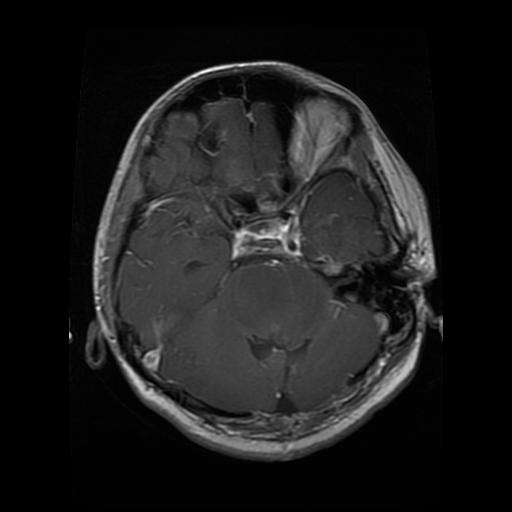
#> input picture data/raw/test/glioma/Te-gl_0010.jpg, 512 x 512 px; its folder holds only this picture in this run
$ python -i build_features.py   (imports and definitions only)   (older library calls are emulated)
#> lines starting #> are read from the running program, lines starting #| are printed output that depends on the picture; after the words box and inside, x2 and y2 are one past the last pixel; in counts of white or black regions, pixels touching at a corner belong together
#> further down, picture is the input picture: shape (512, 512); min 0, max 255, mean 27.9
import os
import numpy as np
import pandas as pd
from tqdm import tqdm
from scipy import ndimage
from scipy.stats import entropy
from skimage.filters import threshold_otsu, gaussian
from skimage.morphology import disk, binary_closing, binary_opening
from skimage.measure import label, regionprops
from skimage.feature import graycomatrix, graycoprops
from skimage.segmentation import watershed, clear_border
from skimage.exposure import equalize_hist
from typing import Dict, Any

# List of features extracted
COLS = ['area', 'perimeter', 'eccentricity', 'solidity', 'contrast', 'homogeneity', 'energy', 'correlation']


def segment_and_extract_features(
    img: np.ndarray,
    is_tumor_image: bool = True,
    min_area_threshold: int = 10
) -> Dict[str, float]:
    """Segments the image and extracts shape and texture features.

    This function attempts to segment the main region (presumably a tumor if is_tumor_image is True)
    using various methods and then calculates geometric and GLCM (Gray-Level Co-occurrence Matrix)
    texture features. If segmentation fails or it's not a tumor image, default or global features
    are returned.

    Args:
        img (np.ndarray): The input grayscale image (typically 2D).
        is_tumor_image (bool): Flag indicating if the image is expected to contain a tumor.
                                Affects whether segmentation is attempted.
        min_area_threshold (int): The minimum area for a segmented region to be considered valid.

    Returns:
        Dict[str, float]: A dictionary containing the extracted feature names and their values.
    """
#> called with is_tumor_image = True, min_area_threshold = 10
    features: Dict[str, float] = {
        "area": 0.0, "perimeter": 0.0,
        "eccentricity": 0.0, "solidity": 0.0, "contrast": 0.0, "homogeneity": 0.0,
        "energy": 0.0, "correlation": 0.0
    }

    # If it's known not to be a tumor image, return default zero features
    if not is_tumor_image:
        return features

    # Ensure image is float for processing, handle potential type issues
    if img.dtype != np.uint8:
        img = img.astype(np.float32) # Convert to float for calculations
        # Normalize if not already in [0, 1] range approximately
        if img.max() > 1.5:
             img = img / 255.0
    else:
        img = img.astype(np.float32) / 255.0

    # Apply histogram equalization for better contrast
    img_eq = equalize_hist(img)
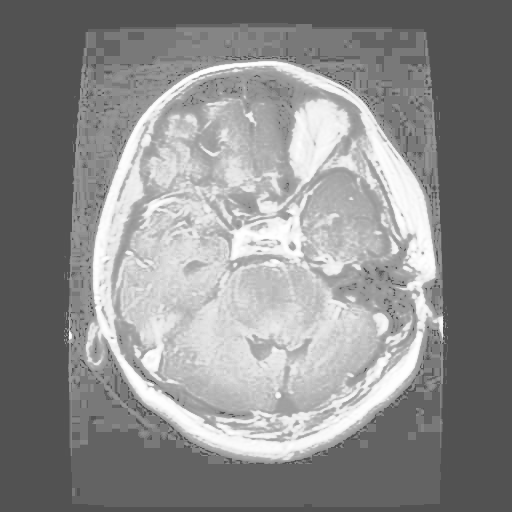
#> img_eq: shape (512, 512) float32; min 0.322, max 1, mean 0.552

    # Convert to uint8 for libraries expecting that range
    img_uint8 = (img_eq * 255).astype(np.uint8)

    # Apply Gaussian smoothing to reduce noise
    # Sigma can be adjusted; smaller values preserve more detail
    img_smooth = gaussian(img_uint8, sigma=0.8)
    img_smooth_uint8 = (img_smooth * 255).astype(np.uint8)

    main_region: Any = None # Using Any because regionprops return type is complex

    # Try multiple segmentation approaches to increase robustness
    segmentation_methods = [
        # Method 1: Enhanced Otsu with morphological operations
        # Good for images with bimodal histograms
        lambda im: binary_closing(binary_opening(
            im > threshold_otsu(im), disk(2)), disk(2)),

        # Method 2: Simple adaptive threshold based on mean intensity
        # Works if tumor is significantly brighter/darker than background mean
        lambda im: im > (np.mean(im) * 0.75),

        # Method 3: Watershed segmentation based on distance transform
        # Can separate touching objects but sensitive to noise/oversegmentation
        # lambda im: watershed(ndimage.distance_transform_edt(im > np.mean(im)),
        #                       mask=im > np.mean(im) * 0.5)
    ]

    for segment_method in segmentation_methods:
        try:
            binary = segment_method(img_smooth_uint8)
            binary = clear_border(binary)  # Remove regions touching the border
            labeled = label(binary)
            regions = regionprops(labeled, intensity_image=img_uint8)

            if regions:
                # Select the largest region as the primary candidate
                regions_filtered = [r for r in regions if r.area >= min_area_threshold]
                if regions_filtered:
                     main_region = max(regions_filtered, key=lambda r: r.area)
                     break # Found a suitable region, stop trying methods
        except Exception as e:
            # Log error if needed: print(f"Segmentation method failed: {e}")
            continue # Try next method
#> this loop made 1 pass
#> pass 1, in segment_and_extract_features, `binary = segment_method(img_smooth_uint8)`:
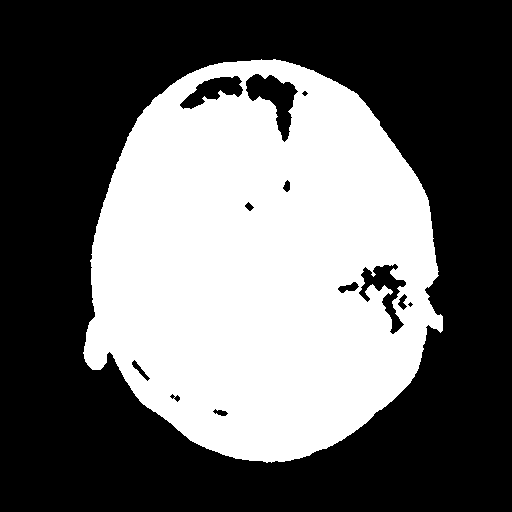
#> binary: shape (512, 512) bool; 40.2% white; 1 white region, box (x1, y1, x2, y2) and area: (83, 59, 443, 463) 105259

    # If segmentation succeeded and found a region above the threshold
    if main_region:

        # --- Geometric Features ---
        features["area"] = float(main_region.area)
        features["perimeter"] = float(main_region.perimeter)
        # Handle potential division by zero or invalid values if region is small/thin
        features["eccentricity"] = float(main_region.eccentricity) if main_region.major_axis_length > 0 else 0.0
        features["solidity"] = float(main_region.solidity) if main_region.convex_area > 0 else 0.0

        # --- Texture Features (GLCM) ---
        # Extract the Region of Interest (ROI) defined by the segmentation
        minr, minc, maxr, maxc = main_region.bbox
#> minr = 59; minc = 83; maxr = 463; maxc = 443
        roi = img_uint8[minr:maxr, minc:maxc] * main_region.image # Apply mask
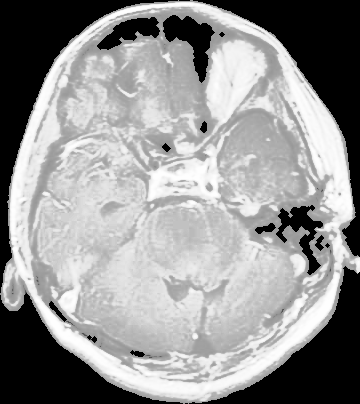
#> roi: shape (404, 360); min 0, max 255, mean 147.4

        # Ensure ROI is valid for GLCM (needs variance)
        if roi.size > 0 and np.ptp(roi) > 0: # ptp checks if range > 0
            distances = [1, 3]  # Pixel neighbor distances
            angles = [0, np.pi/4, np.pi/2, 3*np.pi/4]  # Directions

            # Calculate GLCM
            glcm = graycomatrix(roi, distances, angles, levels=256,
                                symmetric=True, normed=True)

            # Aggregate GLCM properties (mean over distances/angles)
            features["contrast"] = float(np.mean(graycoprops(glcm, "contrast")))
            features["homogeneity"] = float(np.mean(graycoprops(glcm, "homogeneity")))
            features["energy"] = float(np.mean(graycoprops(glcm, "ASM"))) # ASM is equivalent to energy in some contexts
            features["correlation"] = float(np.mean(graycoprops(glcm, "correlation")))
        else:
            # If ROI is uniform or empty, texture features might be zero or undefined
            # Keep defaults (0.0) or assign specific fallback values if needed
            pass

    # --- Fallback (if no valid region found) ---
    # Optionally calculate global features if segmentation fails
    # else:
        # features["contrast"] = float(np.std(img_uint8))
        # ... (calculate other global features if desired)

    # --- Final Check for NaN/inf ---
    for key, value in features.items():
        if np.isnan(value) or np.isinf(value):
            features[key] = 0.0 # Replace invalid numbers with 0.0
#> this loop made 8 passes
#> (key, value) on passes 1 to 8: ('area', 105259), ('perimeter', 2413.9), ('eccentricity', 0.464), ('solidity', 0.941), ('contrast', 767.4), ('homogeneity', 0.408), ('energy', 0.0693), ('correlation', 0.957)
#> after the loop, features = {'area': 105259, 'perimeter': 2413.9, 'eccentricity': 0.464, 'solidity': 0.941, 'contrast': 767.4, 'homogeneity': 0.408, 'energy': 0.0693, 'correlation': 0.957}

    return features

def process_images_to_features(
    images: np.ndarray,
    labels: np.ndarray,
    feature_args: Dict[str, Any] # Placeholder for future feature extraction args
) -> pd.DataFrame:
    """Processes a batch of images to extract features for each.

    Args:
        images (np.ndarray): Array of images (n_samples, height, width).
        labels (np.ndarray): Array of labels (n_samples,).
        feature_args (Dict[str, Any]): Dictionary of arguments for feature extraction.

    Returns:
        pd.DataFrame: DataFrame where rows are samples and columns are features + label.
    """
    all_features = []
    print(f"Extracting features from {len(images)} images...")
    for i in tqdm(range(len(images)), desc="Feature Extraction"):
        img = images[i]
        label_val = labels[i]
        # Determine if it's a tumor image based on label (assuming 0 is non-tumor)
        is_tumor = label_val != 0
        # Extract features for the current image
        img_features = segment_and_extract_features(img, is_tumor_image=is_tumor)
        img_features["label"] = label_val
        all_features.append(img_features)

    # Convert list of dictionaries to DataFrame
    df_features = pd.DataFrame(all_features)

    # Reorder columns to have label last (optional, for consistency)
    cols_order = COLS + ["label"]
    df_features = df_features[cols_order]

    return df_features

>>> import cv2
>>> picture = cv2.imread('../../../data/raw/test/glioma/Te-gl_0010.jpg', cv2.IMREAD_GRAYSCALE)
>>> result = segment_and_extract_features(picture)
#> result has the same summary as features in segment_and_extract_features

$ run again, on data/raw/test/glioma/Te-gl_0013.jpg
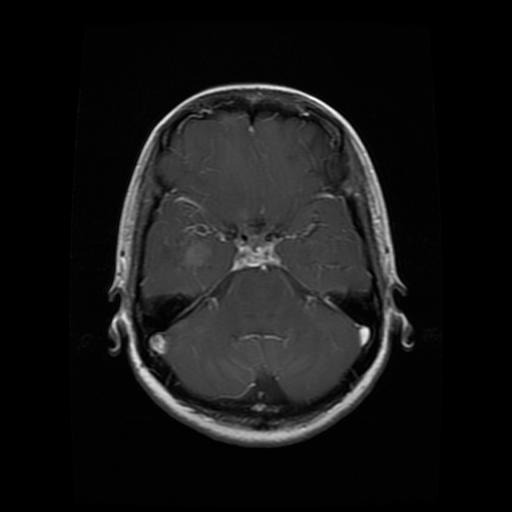
#> input picture data/raw/test/glioma/Te-gl_0013.jpg, 512 x 512 px
#> picture is the input picture: shape (512, 512); min 0, max 255, mean 22.1
#> the loop in segment_and_extract_features, `for segment_method in segmentation_methods:` made 1 pass
#> pass 1, in segment_and_extract_features, `labeled = label(binary)`:
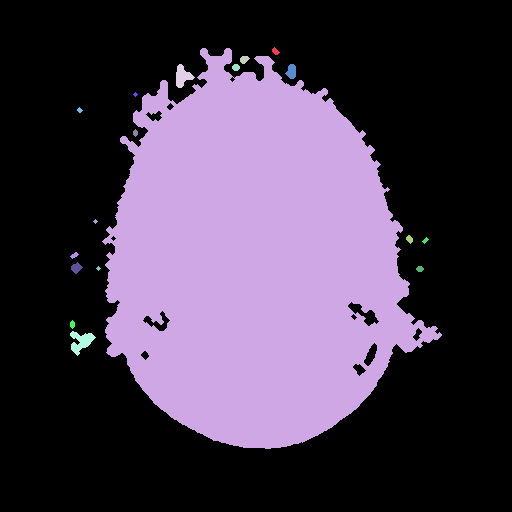
#> labeled: shape (512, 512) int32; 19 distinct labels, from 0 to 18; one colour per label, 0 black
#> minr = 48; minc = 102; maxr = 449; maxc = 442
#> in segment_and_extract_features, `roi = img_uint8[minr:maxr, minc:maxc] * main_region.image`:
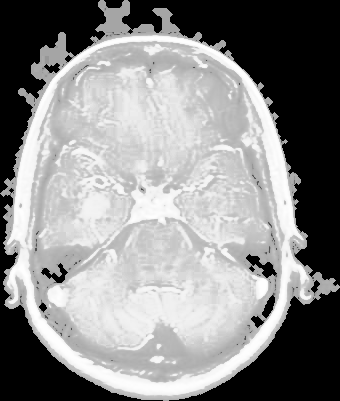
#> roi: shape (401, 340); min 0, max 255, mean 138.7
#> the loop in segment_and_extract_features, `for key, value in features.items():` made 8 passes
#> (key, value) on passes 1 to 8: ('area', 89796), ('perimeter', 2244.6), ('eccentricity', 0.629), ('solidity', 0.901), ('contrast', 740.4), ('homogeneity', 0.503), ('energy', 0.108), ('correlation', 0.964)
#> after the loop in segment_and_extract_features, `for key, value in features.items():`: features = {'area': 89796, 'perimeter': 2244.6, 'eccentricity': 0.629, 'solidity': 0.901, 'contrast': 740.4, 'homogeneity': 0.503, 'energy': 0.108, 'correlation': 0.964}
#> result has the same summary as features in segment_and_extract_features

$ run again, on data/raw/test/glioma/Te-gl_0025.jpg
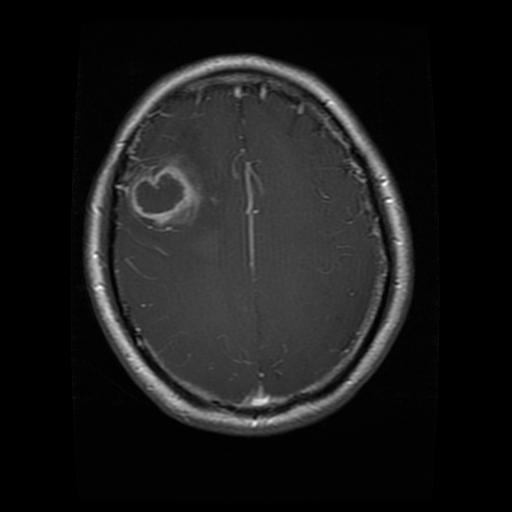
#> input picture data/raw/test/glioma/Te-gl_0025.jpg, 512 x 512 px
#> picture is the input picture: shape (512, 512); min 0, max 255, mean 26.1
#> the loop in segment_and_extract_features, `for segment_method in segmentation_methods:` made 1 pass
#> pass 1, in segment_and_extract_features, `labeled = label(binary)`:
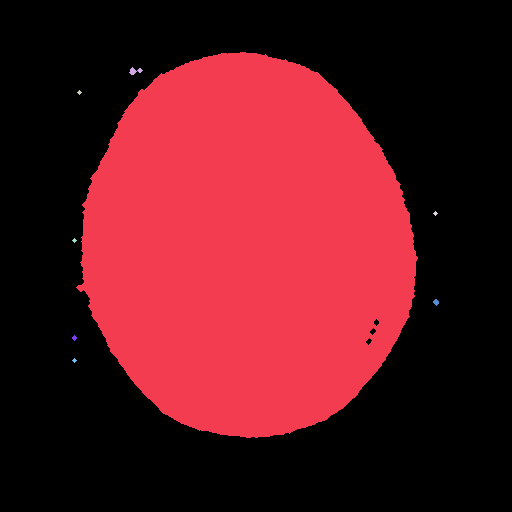
#> labeled: shape (512, 512) int32; 9 distinct labels, from 0 to 8; one colour per label, 0 black
#> minr = 52; minc = 76; maxr = 438; maxc = 418
#> in segment_and_extract_features, `roi = img_uint8[minr:maxr, minc:maxc] * main_region.image`:
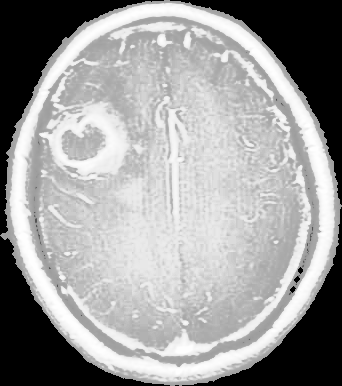
#> roi: shape (386, 342); min 0, max 255, mean 156.3
#> the loop in segment_and_extract_features, `for key, value in features.items():` made 8 passes
#> (key, value) on passes 1 to 8: ('area', 100040), ('perimeter', 1309.4), ('eccentricity', 0.519), ('solidity', 0.986), ('contrast', 523), ('homogeneity', 0.407), ('energy', 0.055), ('correlation', 0.968)
#> after the loop in segment_and_extract_features, `for key, value in features.items():`: features = {'area': 100040, 'perimeter': 1309.4, 'eccentricity': 0.519, 'solidity': 0.986, 'contrast': 523, 'homogeneity': 0.407, 'energy': 0.055, 'correlation': 0.968}
#> result has the same summary as features in segment_and_extract_features

$ run again, on data/raw/test/glioma/Te-gl_0029.jpg
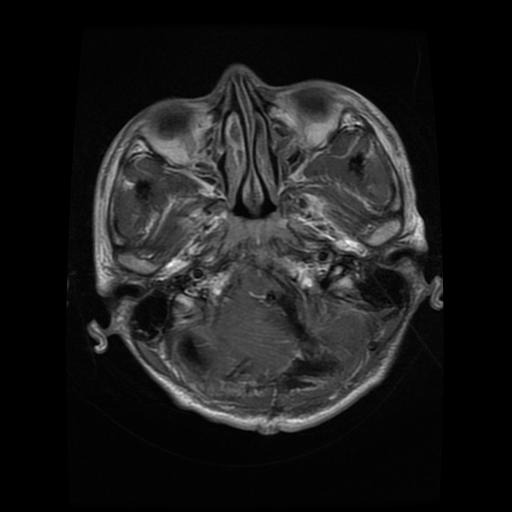
#> input picture data/raw/test/glioma/Te-gl_0029.jpg, 512 x 512 px
#> picture is the input picture: shape (512, 512); min 0, max 255, mean 27.9
#> the loop in segment_and_extract_features, `for segment_method in segmentation_methods:` made 1 pass
#> pass 1, in segment_and_extract_features, `labeled = label(binary)`:
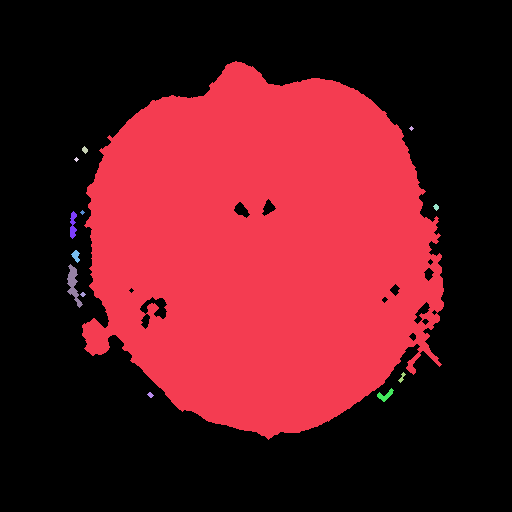
#> labeled: shape (512, 512) int32; 14 distinct labels, from 0 to 13; one colour per label, 0 black
#> minr = 61; minc = 82; maxr = 440; maxc = 444
#> in segment_and_extract_features, `roi = img_uint8[minr:maxr, minc:maxc] * main_region.image`:
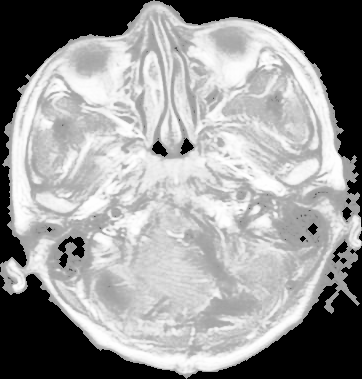
#> roi: shape (379, 362); min 0, max 255, mean 150.2
#> the loop in segment_and_extract_features, `for key, value in features.items():` made 8 passes
#> (key, value) on passes 1 to 8: ('area', 100042), ('perimeter', 2131.1), ('eccentricity', 0.271), ('solidity', 0.923), ('contrast', 710.1), ('homogeneity', 0.373), ('energy', 0.0663), ('correlation', 0.96)
#> after the loop in segment_and_extract_features, `for key, value in features.items():`: features = {'area': 100042, 'perimeter': 2131.1, 'eccentricity': 0.271, 'solidity': 0.923, 'contrast': 710.1, 'homogeneity': 0.373, 'energy': 0.0663, 'correlation': 0.96}
#> result has the same summary as features in segment_and_extract_features
